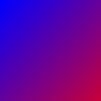

This figure's Python source:
import sys
from PIL import Image, ImageDraw

# Setup
img_width = 101
img_height = 101
img = Image.new("RGB", (img_width, img_height))
img1 = ImageDraw.Draw(img)

# Draw
for x in range(img_width):
    for y in range(img_height):
        img1.point((x, y), fill = (x+y, 0, 255-(x+y)))

# Saves the picture
img_path = sys.argv[0].split('.')[0]+'.png'
img.save(img_path)
print(f'Saved {img_path}')
img.show()
